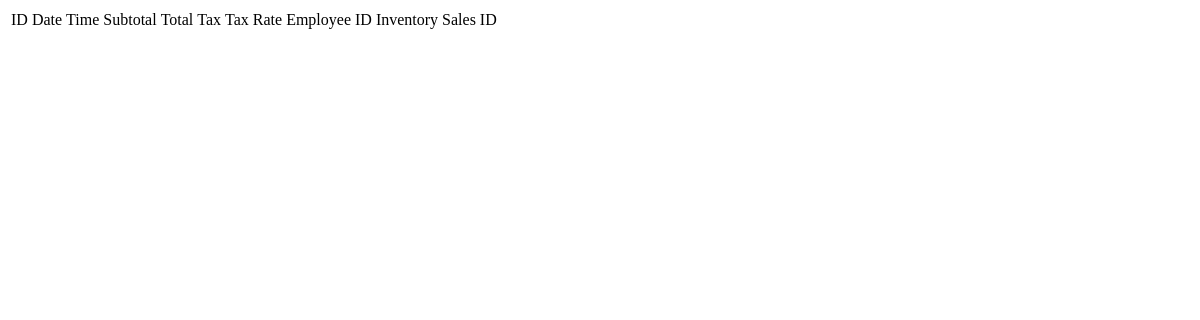
The page /currentDraft/ticketview.php on the database as committed earlier.
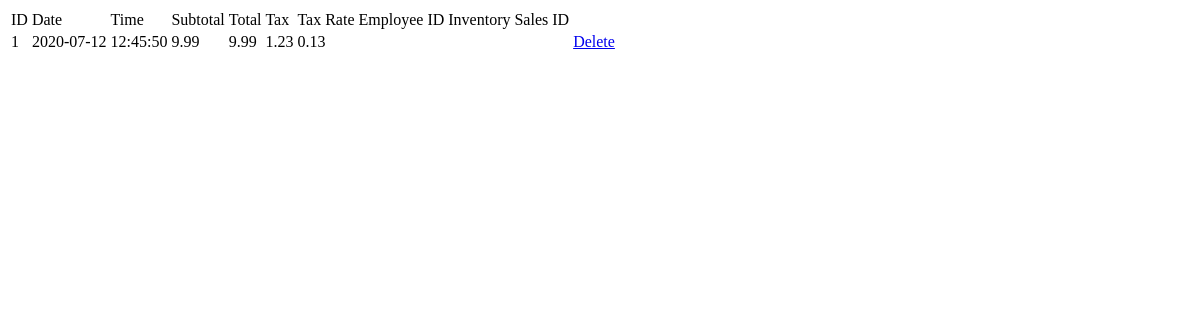
The same page on the database as committed later.
### tables this page shows
CREATE TABLE `ticket_system` (
  `ticket_id` int(11) NOT NULL,
  `date` date NOT NULL,
  `time` time NOT NULL,
  `subtotal` float NOT NULL,
  `total` float NOT NULL,
  `tax` float NOT NULL,
  `tax_rate` float NOT NULL,
  `employee_id` int(11) DEFAULT NULL,
  `ISID` int(11) DEFAULT NULL
);

### currentDraft/ticketview.php (the view, shortened to what this page needs)
<?php
  include_once ('config.php');
  $query = "select * from ticket_system";
  $result = mysqli_query($conn,$query);
?>
<!DOCTYPE html>
<html lang="eng">
<head>
</head>
<body>
  <div class="container">
    <div class="row">
      <div class="col m-auto">
        <div class="card mt-5">
          <table class="table table-bordered">
            <tr>
              <td> ID </td>
              <td> Date </td>
              <td> Time </td>
              <td> Subtotal </td>
              <td> Total </td>
              <td> Tax </td>
              <td> Tax Rate </td>
              <td> Employee ID </td>
              <td> Inventory Sales ID </td>
            </tr>
            <?php
              while($row=mysqli_fetch_assoc($result))
              {
                $ID = $row['ticket_id'];
                $Date = $row['date'];
                $Time = $row['time'];
                $Subtotal = $row['subtotal'];
                $Total = $row['total'];
                $Tax = $row['tax'];
                $TaxRate = $row['tax_rate'];
                $EmployeeID = $row['employee_id'];
            ?>
              <tr>
                <td><?php echo $ID ?></td>
                <td><?php echo $Date ?></td>
                <td><?php echo $Time ?></td>
                <td><?php echo $Subtotal ?></td>
                <td><?php echo $Total ?></td>
                <td><?php echo $Tax ?></td>
                <td><?php echo $TaxRate ?></td>
                <td><?php echo $EmployeeID ?></td>
                <td><?php echo $InventorySalesID ?></td>
                <td><a href ="ticketdelete.php?Del=<?php echo $ID ?>">Delete</a></td>
              </tr>
            <?php
              }
            ?>
          </table>
        </div>
      </div>
    </div>
  </div>
</body>
</html>

Rows that differ between the two databases and show on the page:
added ticket_system: ticket_id "1", date "2020-07-12", time "12:45:50", subtotal "9.99", total "9.99", tax "1.23", tax_rate "0.13"
